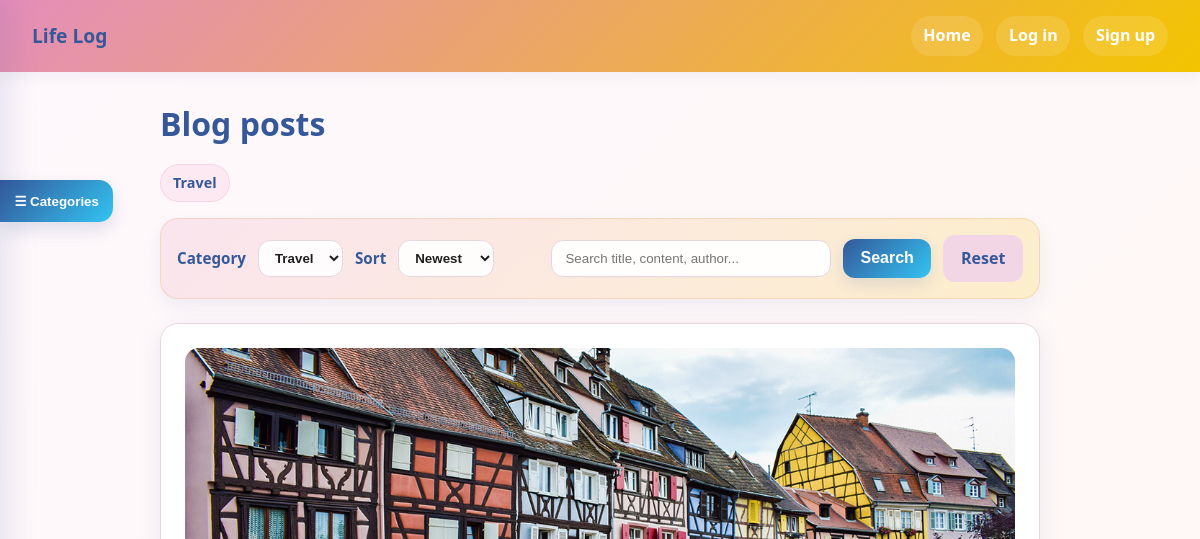
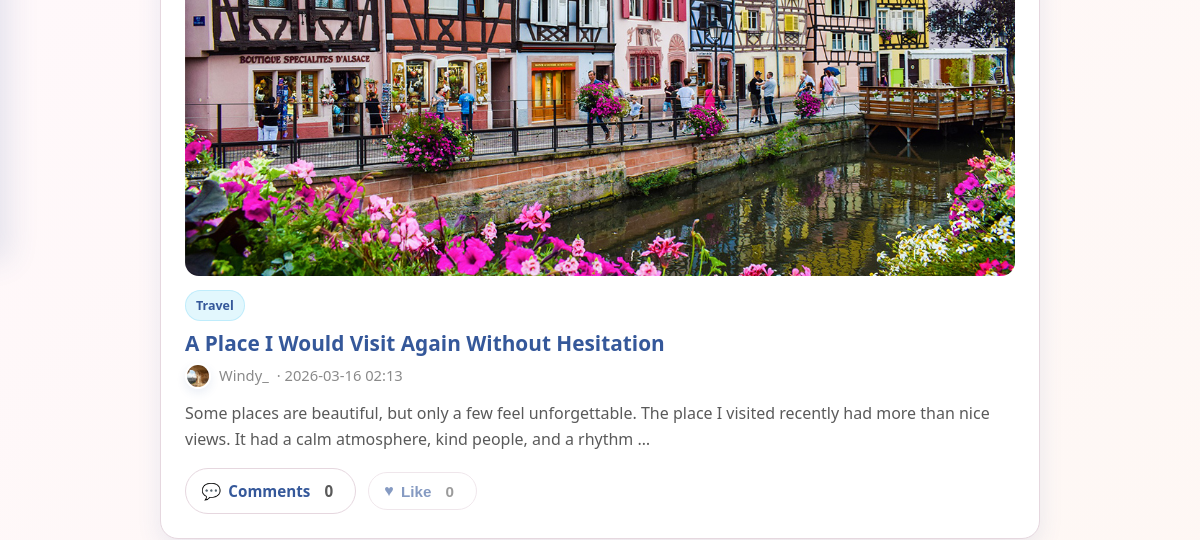
The page /?category=travel&q=&sort=new (upper part) on the database as committed earlier (2 pictures, top to bottom).
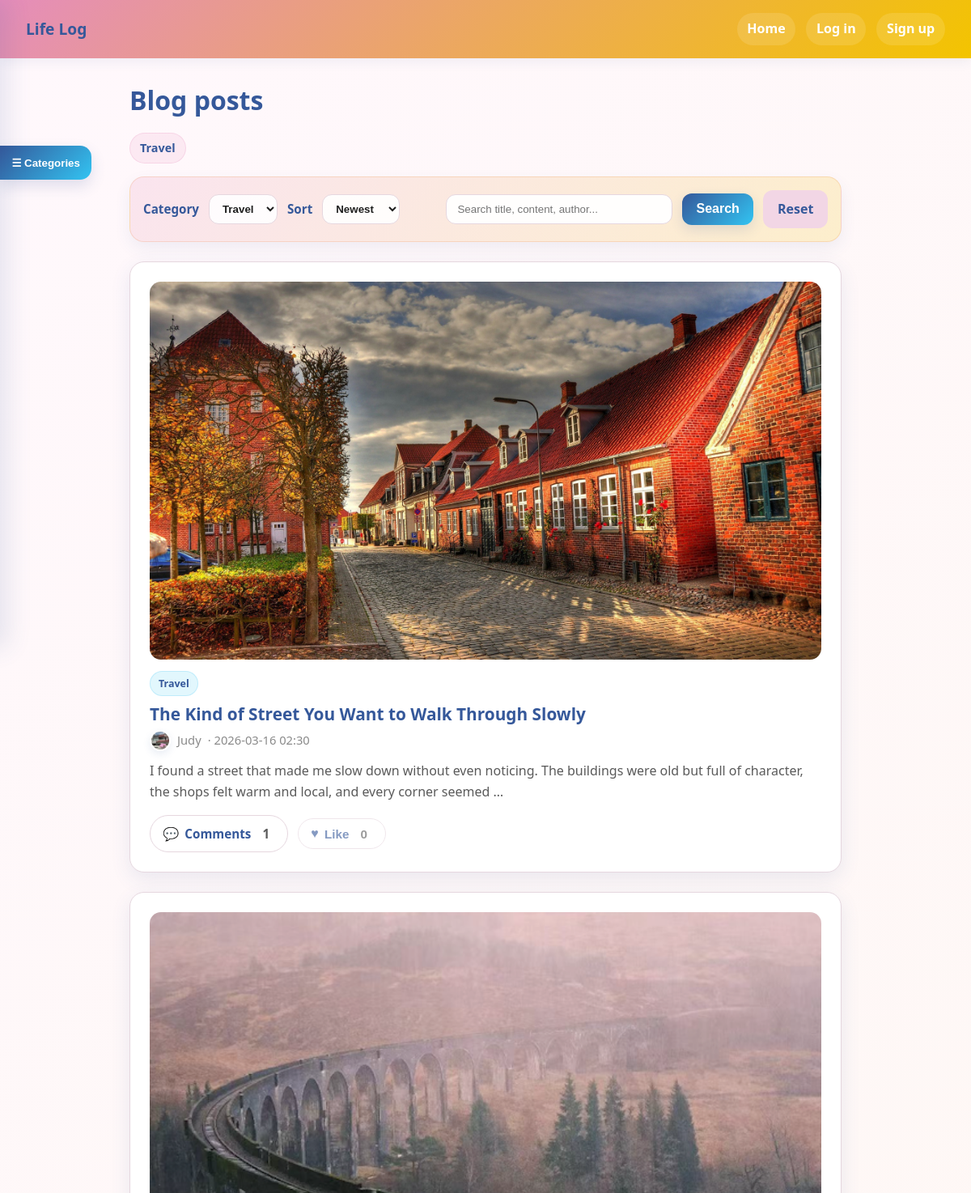
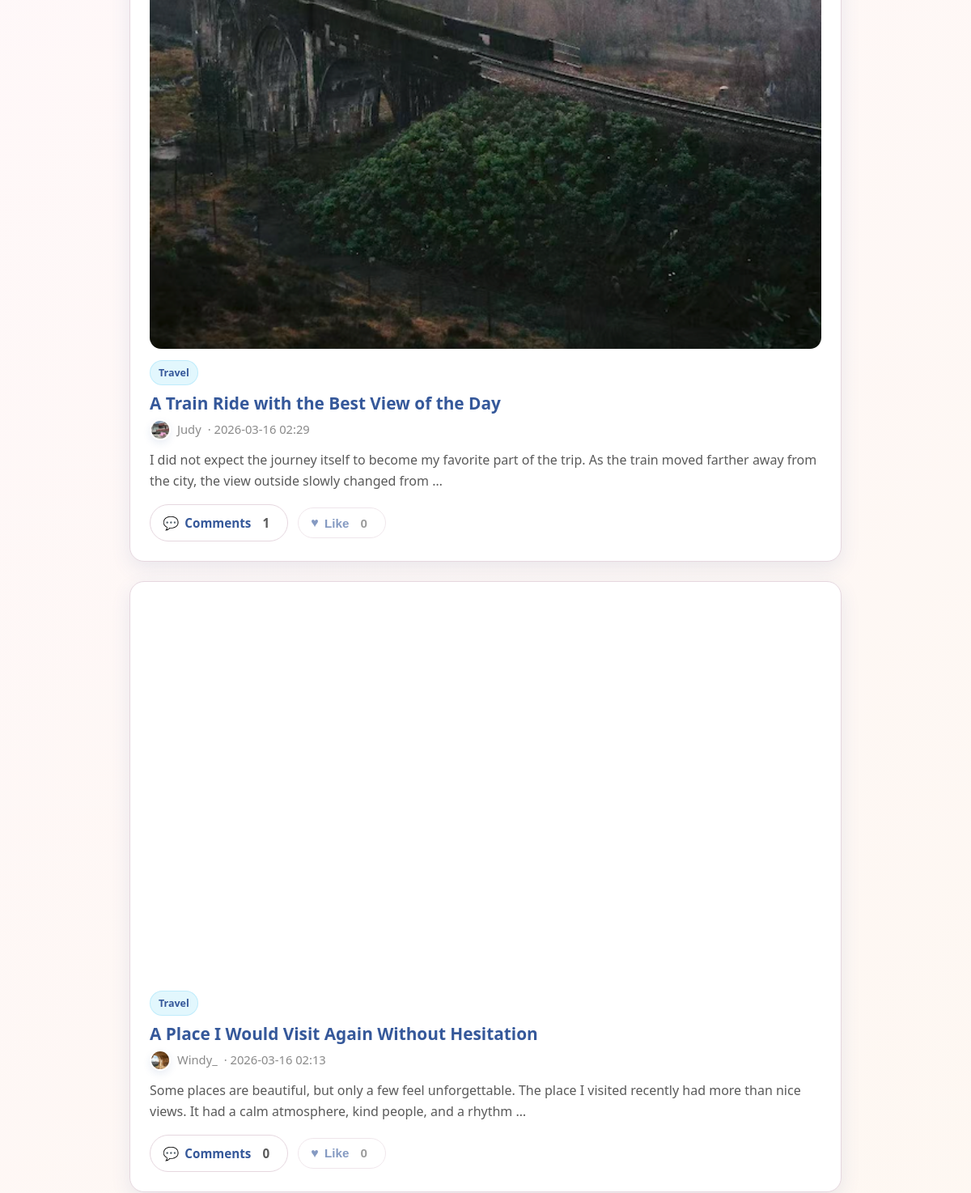
The same page on the database as committed later (2 pictures, top to bottom).
### blog/models.py (models this page shows, shortened)
class Post(models.Model):
    CATEGORY_CHOICES = [
        ('life', 'Life'),
        ('study', 'Study'),
        ('travel', 'Travel'),
        ('food', 'Food'),
        ('mood', 'Mood'),
        ('tech', 'Tech'),
    ]
    title = models.CharField(max_length=200)
    content = models.TextField()
    author = models.ForeignKey(User, on_delete=models.CASCADE, related_name='posts')
    image = models.ImageField(upload_to='post_images/', blank=True, null=True)
    created_at = models.DateTimeField(auto_now_add=True)
    updated_at = models.DateTimeField(auto_now=True)
    is_published = models.BooleanField(default=True)
    category = models.CharField(max_length=20, choices=CATEGORY_CHOICES, default='life')
    likes = models.ManyToManyField(User, related_name='liked_posts', blank=True)
    class Meta:
        ordering = ['-created_at']
    def total_likes(self):
        return self.likes.count() if hasattr(self, 'likes') else 0

### accounts/models.py (models this page shows, shortened)
class Profile(models.Model):
    user = models.OneToOneField(User, on_delete=models.CASCADE, related_name='profile')
    avatar = models.ImageField(upload_to='avatars/', blank=True, null=True)

### blog/views.py (the view)
# urls.py: path('', views.post_list, name='post_list'),
def post_list(request):
    qs = Post.objects.filter(is_published=True).annotate(comment_total=Count('comments', distinct=True))
    category = request.GET.get('category', '').strip()
    q = request.GET.get('q', '').strip()
    sort = request.GET.get('sort', 'new').strip()
    if category:
        qs = qs.filter(category=category)
    if q:
        qs = qs.filter(
            Q(title__icontains=q) |
            Q(content__icontains=q) |
            Q(author__username__icontains=q)
        )
    if sort == 'old':
        qs = qs.order_by('created_at')
    elif sort == 'popular':
        if hasattr(Post, 'likes'):
            qs = qs.annotate(like_total=Count('likes')).order_by('-like_total', '-created_at')
        else:
            qs = qs.order_by('-created_at')
    else:
        qs = qs.order_by('-created_at')
    paginator = Paginator(qs, 8)
    page_number = request.GET.get('page')
    page_obj = paginator.get_page(page_number)
    categories = Post.CATEGORY_CHOICES
    current_category_label = 'All Posts'
    if category:
        category_map = dict(Post.CATEGORY_CHOICES)
        current_category_label = category_map.get(category, 'Filtered Posts')
    liked_post_ids = set()
    if request.user.is_authenticated and hasattr(request.user, 'liked_posts'):
        liked_post_ids = set(request.user.liked_posts.values_list('id', flat=True))
    return render(request, 'blog/post_list.html', {
        'page_obj': page_obj,
        'categories': categories,
        'selected_category': category,
        'current_category_label': current_category_label,
        'q': q,
        'sort': sort,
        'liked_post_ids': liked_post_ids,
    })

### templates/blog/post_list.html (shortened to what the changed rows need)
{% extends 'base.html' %}
{% block content %}
{% load static %}
<div class="page-head-row">
    <div>
        <h1 class="section-title section-title-tight">Blog posts</h1>
    </div>
</div>
<div class="post-list-wrap">
    {% for post in page_obj %}
        <article class="card post-card">
            <a href="{% url 'blog:post_detail' post.pk %}" class="post-card-link">
                {% if post.image %}
                    {% if forloop.first %}
                        <img
                            src="{{ post.image.url }}"
                            alt="{{ post.title }}"
                            class="post-image"
                            width="1200"
                            height="675"
                            loading="eager"
                            fetchpriority="high"
                            decoding="async"
                        >
                    {% else %}
                        <img
                            src="{{ post.image.url }}"
                            alt="{{ post.title }}"
                            class="post-image"
                            width="1200"
                            height="675"
                            loading="lazy"
                            decoding="async"
                        >
                    {% endif %}
                {% endif %}
                <div class="post-card-topline">
                    <span class="post-category-badge">
                        {{ post.get_category_display }}
                    </span>
                </div>
                <h3 class="post-title">{{ post.title }}</h3>
                <p class="post-meta">
                    <span class="user-mini">
                        {% if post.author.profile.avatar %}
                            <img
                                class="avatar avatar-sm"
                                src="{{ post.author.profile.avatar.url }}"
                                alt="{{ post.author.username }} avatar"
                                width="40"
                                height="40"
                                loading="lazy"
                                decoding="async"
                            >
                        {% else %}
                            <img
                                class="avatar avatar-sm"
                                src="{% static 'img/avatar-default.png' %}"
                                alt="{{ post.author.username }} avatar"
                                width="40"
                                height="40"
                                loading="lazy"
                                decoding="async"
                            >
                        {% endif %}
                        <span>{{ post.author.username }}</span>
                    </span>
                    · {{ post.created_at|date:"Y-m-d H:i" }}
                </p>
                <p class="post-excerpt">{{ post.content|truncatewords:30 }}</p>
            </a>
            {% if user.is_authenticated %}
                <div class="post-actions-bar">
                    <a href="{% url 'blog:post_detail' post.pk %}#comments" class="meta-pill comment-pill">
                        <span class="meta-icon">💬</span>
                        <span class="meta-text">Comments</span>
                        <span class="meta-count">{{ post.comment_total }}</span>
                    </a>
                    <button
                        type="button"
                        class="like-btn {% if post.id in liked_post_ids %}liked{% endif %}"
                        data-post-id="{{ post.pk }}"
                        data-like-url="{% url 'blog:toggle_like' post.pk %}"
                        aria-pressed="{% if post.id in liked_post_ids %}true{% else %}false{% endif %}"
                        aria-label="Like post {{ post.title }}"
                    >
                        <span class="like-icon">♥</span>
                        <span class="like-text">Like</span>
                        <span class="like-count">{{ post.total_likes }}</span>
                    </button>
                </div>
            {% else %}
                <div class="post-actions-bar">
                    <a href="{% url 'blog:post_detail' post.pk %}#comments" class="meta-pill comment-pill">
                        <span class="meta-icon">💬</span>
                        <span class="meta-text">Comments</span>
                        <span class="meta-count">{{ post.comment_total }}</span>
                    </a>
                    <button
                        type="button"
                        class="like-btn"
                        disabled
                        title="Log in to like posts"
                        aria-label="Log in to like post {{ post.title }}"
                    >
                        <span class="like-icon">♥</span>
                        <span class="like-text">Like</span>
                        <span class="like-count">{{ post.total_likes }}</span>
                    </button>
                </div>
            {% endif %}
        </article>
    {% endfor %}
</div>
{% endblock %}

Rows that differ between the two databases and show on the page:
added Post: image (picture), category "Travel", title "The Kind of Street You Want to Walk Through Slowly", author.profile.avatar (picture), author.username "Judy", created_at "2026-03-16 02:30", content "I found a street that made me slow down without even noticing. The buildings were old but full of character, the shops felt warm and local, and every corner seemed …", comment_total "1", total_likes "0"
added Post: image (picture), category "Travel", title "A Train Ride with the Best View of the Day", author.profile.avatar (picture), author.username "Judy", created_at "2026-03-16 02:29", content "I did not expect the journey itself to become my favorite part of the trip. As the train moved farther away from the city, the view outside slowly changed from …", comment_total "1", total_likes "0"
